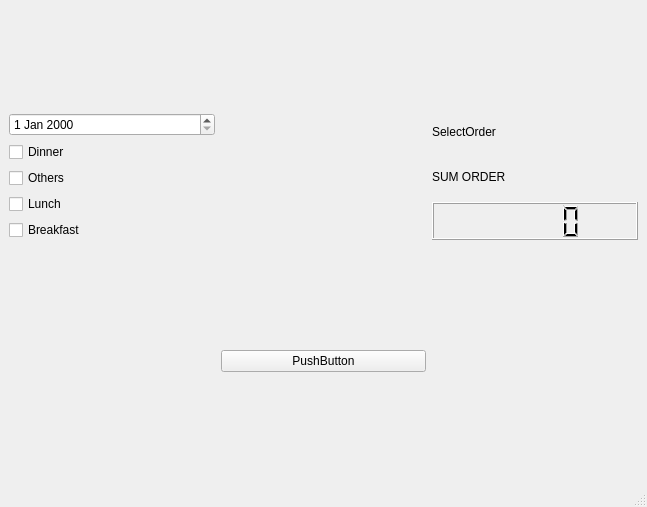
<?xml version="1.0" encoding="UTF-8"?>
<ui version="4.0">
 <class>MainWindow</class>
 <widget class="QMainWindow" name="MainWindow">
  <property name="geometry">
   <rect>
    <x>0</x>
    <y>0</y>
    <width>647</width>
    <height>507</height>
   </rect>
  </property>
  <property name="windowTitle">
   <string>MainWindow</string>
  </property>
  <widget class="QWidget" name="centralwidget">
   <layout class="QGridLayout" name="gridLayout_2">
    <item row="0" column="5">
     <layout class="QGridLayout" name="gridLayout">
      <item row="1" column="0">
       <widget class="QLabel" name="label">
        <property name="text">
         <string>SUM ORDER</string>
        </property>
       </widget>
      </item>
      <item row="0" column="0">
       <widget class="QLabel" name="label_order">
        <property name="text">
         <string>SelectOrder</string>
        </property>
       </widget>
      </item>
      <item row="2" column="0">
       <widget class="QLCDNumber" name="lcdNumber"/>
      </item>
     </layout>
    </item>
    <item row="0" column="1">
     <layout class="QVBoxLayout" name="verticalLayout">
      <item>
       <widget class="QDateEdit" name="dateEdit"/>
      </item>
      <item>
       <widget class="QCheckBox" name="checkBox_Dinner">
        <property name="text">
         <string>Dinner</string>
        </property>
       </widget>
      </item>
      <item>
       <widget class="QCheckBox" name="checkBox_Others">
        <property name="text">
         <string>Others</string>
        </property>
       </widget>
      </item>
      <item>
       <widget class="QCheckBox" name="checkBox_Lunch">
        <property name="text">
         <string>Lunch</string>
        </property>
       </widget>
      </item>
      <item>
       <widget class="QCheckBox" name="checkBox_Breakfast">
        <property name="text">
         <string>Breakfast</string>
        </property>
       </widget>
      </item>
     </layout>
    </item>
    <item row="1" column="2">
     <widget class="QPushButton" name="pushButton_order">
      <property name="text">
       <string>PushButton</string>
      </property>
     </widget>
    </item>
   </layout>
  </widget>
  <widget class="QMenuBar" name="menubar">
   <property name="geometry">
    <rect>
     <x>0</x>
     <y>0</y>
     <width>647</width>
     <height>24</height>
    </rect>
   </property>
  </widget>
  <widget class="QStatusBar" name="statusbar"/>
 </widget>
 <resources/>
 <connections/>
</ui>
